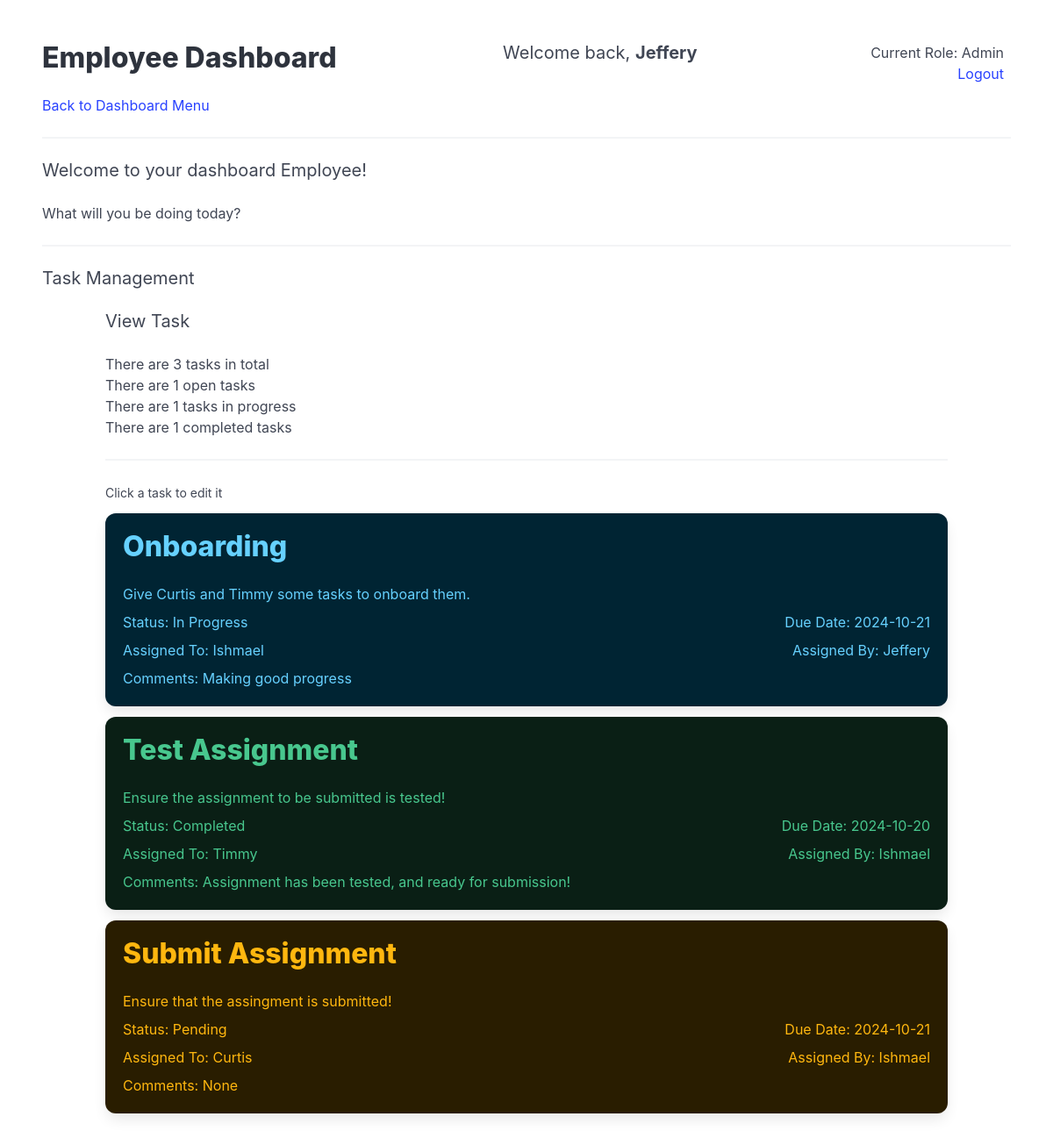
Page /dashboard/employee (signed in) on the committed database.
### tables this page shows
CREATE TABLE `Tasks` (
  `task_id` int NOT NULL AUTO_INCREMENT,
  `title` varchar(30) DEFAULT NULL,
  `description` varchar(600) DEFAULT NULL,
  `status` enum('Pending','In Progress','Completed') NOT NULL,
  `assigned_to` int DEFAULT NULL,
  `created_by` int DEFAULT NULL,
  `due_date` date DEFAULT NULL,
  `comments` varchar(600) DEFAULT NULL,
  PRIMARY KEY (`task_id`),
  KEY `assigned_to` (`assigned_to`),
  KEY `created_by` (`created_by`),
  CONSTRAINT `Tasks_ibfk_1` FOREIGN KEY (`assigned_to`) REFERENCES `Users` (`user_id`),
  CONSTRAINT `Tasks_ibfk_2` FOREIGN KEY (`created_by`) REFERENCES `Users` (`user_id`)
);

CREATE TABLE `Users` (
  `user_id` int NOT NULL AUTO_INCREMENT,
  `username` varchar(50) DEFAULT NULL,
  `email` varchar(50) DEFAULT NULL,
  `password` varchar(100) DEFAULT NULL,
  `auth_level` int DEFAULT NULL,
  PRIMARY KEY (`user_id`)
);

### App/Controllers/DashboardEmployeeController.php (called while the page is built, shortened)
<?php
class DashboardEmployeeController implements ViewController {
    public function index() {
        Layout::render("dashboards/employee_dashboard", ['header' => 'App/Views/partials/dashboardHeader.php', 'title' => "Employee Dashboard"]);
    }
}

### Framework/Controllers/SessionManager.php (called while the page is built, shortened)
<?php
final class SessionManager {
    public static function get($key) {
        return $_SESSION[$key] ?? null;
    }
}

### App/Models/TaskRepository.php (called while the page is built, shortened)
<?php
class TaskRepository extends Repository {
    public static string $table = 'Tasks';
    public static function getAll() {
        $conn = DatabaseSingleton::getInstance();
        $sql = "SELECT * FROM " . self::$table;
        $query = $conn->query($sql);
        $raw_tasks = $query->fetch_all(MYSQLI_ASSOC);
        $tasks = [];
        foreach ($raw_tasks as $raw_task) {
            $tasks[] = Task::fromArray($raw_task);
        }
        return $tasks;
    }
}

### Framework/autoloader.php (called while the page is built, shortened)
<?php
class Psr4AutoloaderClass
{
    protected $prefixes = array();
    public function addNamespace($prefix, $base_dir, $prepend = false)
    {
        $prefix = trim($prefix, '\\') . '\\';
        $base_dir = rtrim($base_dir, DIRECTORY_SEPARATOR) . '/';
        if (isset($this->prefixes[$prefix]) === false) {
            $this->prefixes[$prefix] = array();
        }
        if ($prepend) {
            array_unshift($this->prefixes[$prefix], $base_dir);
        } else {
            array_push($this->prefixes[$prefix], $base_dir);
        }
    }
    public function loadClass($class)
    {
        $prefix = $class;
        while (false !== $pos = strrpos($prefix, '\\')) {
            $prefix = substr($class, 0, $pos + 1);
            $relative_class = substr($class, $pos + 1);
            $mapped_file = $this->loadMappedFile($prefix, $relative_class);
            if ($mapped_file) {
                return $mapped_file;
            }
            $prefix = rtrim($prefix, '\\');
        }
        return false;
    }
    protected function loadMappedFile($prefix, $relative_class)
    {
        if (isset($this->prefixes[$prefix]) === false) {
            return false;
        }
        foreach ($this->prefixes[$prefix] as $base_dir) {
            $file = $base_dir
                . str_replace('\\', '/', $relative_class)
                . '.php';
            if ($this->requireFile($file)) {
                return $file;
            }
        }
        return false;
    }
    protected function requireFile($file)
    {
        if (file_exists($file)) {
            return true;
        }
        return false;
    }
}

### App/Models/Task.php (called while the page is built, shortened)
<?php
class Task extends Model {
    public function __construct($task_id, $title, $description, $status, $assigned_to, $created_by, $due_date, $comments) {
        $this->title = $title;
        $this->description = $description;
        $this->status = match($status) {
            Status::PENDING->value => Status::PENDING,
            Status::PROGRESS->value => Status::PROGRESS,
            Status::COMPLETED->value => Status::COMPLETED,
            default => Status::PENDING
        };
        $this->due_date = $due_date;
        $this->comments = $comments;
    }
    public static function fromArray(array $data) {
        return new Task(
            $data['task_id'],
            $data['title'],
            $data['description'],
            $data['status'],
            $data['assigned_to'],
            $data['created_by'],
            $data['due_date'],
            $data['comments']
        );
    }
}

### App/Models/UserRepository.php (called while the page is built, shortened)
<?php
class UserRepository extends Repository {
    public static string $table = 'Users';
    public static function findById($key) {
        $conn = DatabaseSingleton::getInstance();
        $sql = "SELECT * FROM " . self::$table . " WHERE user_id = ?";
        $stmt = $conn->prepare($sql);
        $stmt->bind_param('i', $key);
        $stmt->execute();
        $result = $stmt->get_result();
        $data = $result->fetch_assoc();
        if ($data) {
            return User::fromArray($data);
        }
        return null;
    }
    public static function find($key) {
        return self::findById($key);
    }
}

### App/Models/User.php (called while the page is built, shortened)
<?php
class User extends Model {
    public function __construct(int $id, string $username, string $email, string $password, Roles $auth_level=Roles::GUEST) {
        $this->username = $username;
    }
    public static function fromArray(array $data) {
        $id = $data['user_id'];
        $username = $data['username'];
        $email = $data['email'];
        $password = $data['password'];
        $auth_level = match ((int) $data['auth_level']) {
            Roles::EMPLOYEE->value => Roles::EMPLOYEE,
            Roles::MANAGER->value => Roles::MANAGER,
            Roles::ADMIN->value => Roles::ADMIN,
            default => Roles::GUEST
        };
        return new User($id, $username, $email, $password, $auth_level);
    }
}

### App/Views/partials/tasks/display.php (the view, shortened to what this page needs)
<?php
echo "<small> Click a task to edit it </small>";
foreach ($tasks as $task) {
    $background_color = match($task->status) {
        Status::PENDING => 'has-background-warning-dark',
        Status::PROGRESS => 'has-background-info-dark',
        Status::COMPLETED => 'has-background-success-dark',
        default => 'has-background-danger-dark'
    };
    $text_color = match($task->status) {
        Status::PENDING => 'has-text-warning',
        Status::PROGRESS => 'has-text-info',
        Status::COMPLETED => 'has-text-success',
        default => 'has-text-danger'
    };
    echo "<a href='/task/edit?id=$task->id'>
    <div class='box is-fullwidth my-3 $background_color $text_color'>
        <h3 class='title $text_color' > $task->title</h3>
        <p> $task->description</p>
        <div class='is-flex is-flex-wrap-wrap is-justify-content-space-between my-2'>
            <p> Status: " . $task->status->value . " </p>
            <p> Due Date: $task->due_date</p>
        </div>
        <div class='is-flex is-flex-wrap-wrap is-justify-content-space-between my-2'>
            <p> Assigned To: " . UserRepository::find($task->assigned_to)->username . " </p>
            <p> Assigned By: " . UserRepository::find($task->created_by)->username . "</p>
        </div>
        <div class='content'>
            <p> Comments: " . (empty($task->comments) ? 'None' : $task->comments) . "</p>
        </div>
    </div>
    </a>";
}

### rows in the picture
tasks: title "Onboarding", description "Give Curtis and Timmy some tasks to onboard them.", value "In Progress", due_date "2024-10-21", assigned_to.password "Ishmael", created_by.password "Jeffery", comments "Making good progress"
tasks: title "Test Assignment", description "Ensure the assignment to be submitted is tested!", value "Completed", due_date "2024-10-20", assigned_to.password "Timmy", created_by.password "Ishmael", comments "Assignment has been tested, and ready for submission!"
tasks: title "Submit Assignment", description "Ensure that the assingment is submitted!", value "Pending", due_date "2024-10-21", assigned_to.password "Curtis", created_by.password "Ishmael", shows "None"

### other values in the picture
$title "Employee Dashboard"
$username "Jeffery"
$auth_map[$auth_level ?? Roles::GUEST->value] "Admin"
count($tasks) "3"
